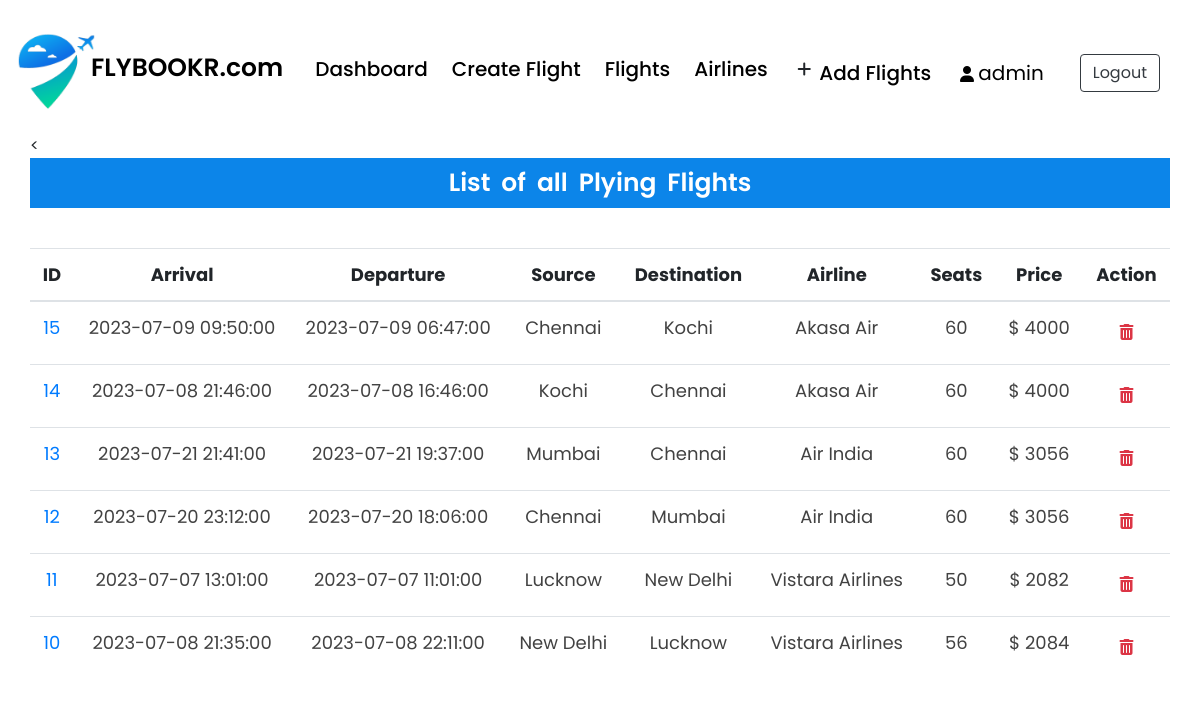
The app's page /admin/all_flights.php (signed in) with its own data.
### tables this page shows
CREATE TABLE IF NOT EXISTS `flight` (
  `flight_id` int NOT NULL AUTO_INCREMENT,
  `admin_id` int NOT NULL,
  `arrival` datetime NOT NULL,
  `departure` datetime NOT NULL,
  `Destination` varchar(20) NOT NULL,
  `source` varchar(20) NOT NULL,
  `airline` varchar(20) NOT NULL,
  `Seats` varchar(110) NOT NULL,
  `duration` varchar(20) NOT NULL,
  `Price` int NOT NULL,
  `status` varchar(6) DEFAULT NULL,
  `issue` varchar(50) DEFAULT NULL,
  `flight_img` longblob NOT NULL,
  `bus_seats` int NOT NULL,
  `last_seat` varchar(200) NOT NULL,
  PRIMARY KEY (`flight_id`),
  KEY `admin_id` (`admin_id`)
);

### admin/all_flights.php (the view, shortened to what this page needs)
<?php include_once 'header.php'; ?>
<?php include_once 'footer.php';
require '../helpers/init_conn_db.php'; ?>
<main>
  <?php if (isset($_SESSION['adminId'])) { ?>
    <div class="container-md mt-2">
      <<div class="main-border">
        <h1 class="main-heading">List of all Plying Flights</h1>
    </div>
    <table class="table  table-hover">
      <thead class="text-center">
        <tr>
          <th scope="col">ID</th>
          <th scope="col">Arrival</th>
          <th scope="col">Departure</th>
          <th scope="col">Source</th>
          <th scope="col">Destination</th>
          <th scope="col">Airline</th>
          <th scope="col">Seats</th>
          <th scope="col">Price</th>
          <th scope="col">Action</th>
        </tr>
      </thead>
      <tbody>
        <?php
        $sql = 'SELECT * FROM Flight ORDER BY flight_id DESC';
        $stmt = mysqli_stmt_init($conn);
        mysqli_stmt_prepare($stmt, $sql);
        mysqli_stmt_execute($stmt);
        $result = mysqli_stmt_get_result($stmt);
        while ($row = mysqli_fetch_assoc($result)) {
          echo "
                  <tr class='text-center'>
                    <td scope='row'>
                      <a href='pass_list.php?flight_id=" . $row['flight_id'] . "'>
                      " . $row['flight_id'] . " </a> </td>
                    <td>" . $row['arrival'] . "</td>
                    <td>" . $row['departure'] . "</td>
                    <td>" . $row['source'] . "</td>
                    <td>" . $row['Destination'] . "</td>
                    <td>" . $row['airline'] . "</td>
                    <td>" . $row['Seats'] . "</td>
                    <td>$ " . $row['Price'] . "</td>
                    <td>
                    <form action='all_flights.php' method='post'>
                      <input name='flight_id' type='hidden' value=" . $row['flight_id'] . ">
                      <button  class='btn' type='submit' name='del_flight'>
                      <i class='text-danger fa fa-trash'></i></button>
                    </form>
                    </td>
                  </tr>
                  ";
        }
        ?>
      </tbody>
    </table>
    </div>
  <?php } ?>
</main>

### admin/header.php (shortened to what this page needs)
<!doctype html>
<html lang="en">
<head>
  <link rel="stylesheet" href="https://stackpath.bootstrapcdn.com/font-awesome/4.7.0/css/font-awesome.min.css">
  <link rel="stylesheet" href="https://stackpath.bootstrapcdn.com/bootstrap/4.5.2/css/bootstrap.min.css">
</head>
<body>
  <nav class="navbar navbar-expand-lg navbar-dark" style="margin-top: 20px;">
    <a class="navbar-brand" href="index.php" style="display: flex;">
      <img class="logo" src="../assets/images/logo.png">
      <h5 style="margin-left:-5px;
            margin-top:20px;
            font-size:25px;
            color:black;
            font-weight:600;
            font-family:Poppins,sans-serif">FLYBOOKR.com</h5>
    </a>
    <div class="collapse navbar-collapse" id="navbarSupportedContent">
      <?php
      if (isset($_SESSION['adminId'])) { ?>
        <ul class="navbar-nav mr-auto">
          <li class="nav-item">
            <a class="nav-link" href="index.php">
              <h5 class="ml-2"> Dashboard</h5>
            </a>
          </li>
          <li class="nav-item">
            <a class="nav-link" href="flight.php">
              <h5 class="ml-2"> Create Flight</h5>
            </a>
          </li>
          <li class="nav-item">
            <a class="nav-link" href="all_flights.php">
              <h5 class="ml-2">Flights</h5>
            </a>
          </li>
          <li class="nav-item">
            <a class="nav-link" href="list_airlines.php">
              <h5 class="ml-2">Airlines</h5>
            </a>
          </li>
        </ul>
        <ul class="nav navbar-nav navbar-right">
          <li class="nav-item">
            <div class="dropdown mt-2">
              <button class="btn" type="button" id="dropdownMenuButton" data-toggle="dropdown" aria-haspopup="true" aria-expanded="false" style="display:flex;" >
                <i class="ml-1 fa fa-plus"></i>
                <h5 class="ml-2"> Add Flights</h5>
              </button>
            </div>
          </li>
          <li class="nav-item  p-1 ">
            <a class="nav-link" href="">
              <i class="ml-1 fa fa-user" style="color: black;"></i>
              <span class="nav_link" style="font-size: 20px;color:black">
                <?php echo  $_SESSION['adminUname']; ?>
              </span>
            </a>
          </li>
        </ul>
        <form action="../includes/logout.inc.php" method="POST">
          <button class="btn btn-outline-dark m-4" type="submit">
            Logout </button>
        </form>
    </div>
  <?php } ?>
  </nav>

### admin/footer.php (shortened to what this page needs)
  </body>
</html>

### admin/header.php (style rules this page uses)
body { font-family: "Poppins", sans-serif; }
.logo { width: 80px; height: 80px; padding: 0; margin: 0; }
.ml-2 { color: black; }

### admin/all_flights.php (style rules this page uses)
table { background-color: white; }
.main-heading { color: white; font-weight: 600; margin-bottom: 40px; padding: 10px; font-size: 25px; text-align: center; word-spacing: 5px; }
.container-md { padding: 0; width: 100%; }
.main-border { width: 100%; height: 20%; background: #0c85e9; }
th { font-size: 18px; }
td { margin-top: 10px !important; font-size: 18px; text-align: center; color: #424242; }

### records on screen
flight: flight_id "15", arrival "2023-07-09 09:50:00", departure "2023-07-09 06:47:00", source "Chennai", Destination "Kochi", airline "Akasa Air", Seats "60", Price "4000"
flight: flight_id "14", arrival "2023-07-08 21:46:00", departure "2023-07-08 16:46:00", source "Kochi", Destination "Chennai", airline "Akasa Air", Seats "60", Price "4000"
flight: flight_id "13", arrival "2023-07-21 21:41:00", departure "2023-07-21 19:37:00", source "Mumbai", Destination "Chennai", airline "Air India", Seats "60", Price "3056"
flight: flight_id "12", arrival "2023-07-20 23:12:00", departure "2023-07-20 18:06:00", source "Chennai", Destination "Mumbai", airline "Air India", Seats "60", Price "3056"
flight: flight_id "11", arrival "2023-07-07 13:01:00", departure "2023-07-07 11:01:00", source "Lucknow", Destination "New Delhi", airline "Vistara Airlines", Seats "50", Price "2082"
flight: flight_id "10", arrival "2023-07-08 21:35:00", departure "2023-07-08 22:11:00", source "New Delhi", Destination "Lucknow", airline "Vistara Airlines", Seats "56", Price "2084"

### other values on screen
$_SESSION['adminUname'] "admin"
